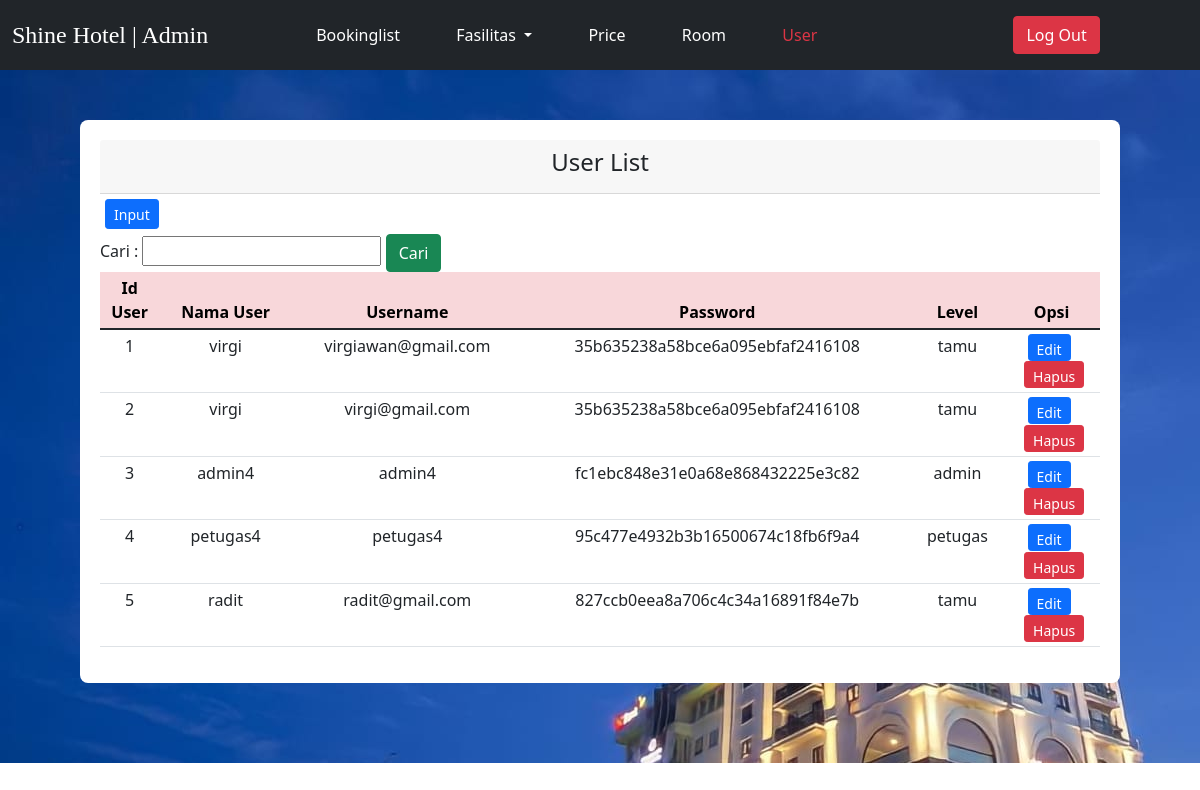
/admin3/user.php (signed in), run on the app's committed database.
### tables this page shows
CREATE TABLE `tb_user` (
  `id_user` int(11) NOT NULL,
  `nama` text NOT NULL,
  `username` varchar(50) NOT NULL,
  `password` varchar(255) NOT NULL,
  `level` enum('admin','petugas','tamu') NOT NULL
);

### admin3/user.php (the view, shortened to what this page needs)
<!DOCTYPE html>
<html>
<head>
	<link href="https://cdn.jsdelivr.net/npm/bootstrap@5.1.3/dist/css/bootstrap.min.css" rel="stylesheet">
</head>
<body>
 <nav class="navbar navbar-expand-lg navbar-dark bg-dark text-center">
  <div class="container-fluid">
	<div class="collapse navbar-collapse" id="navbarSupportedContent">
    <h4 class="text-white text-left" style="margin-right: 100px; padding-top: 8px; font-family: serif;">Shine Hotel | Admin</h4>
      <ul class="navbar-nav me-auto mb-2 mb-lg-0">
        <li class="nav-item">
          <a class="nav-link text-white" aria-current="page" href="bookinglist.php">Bookinglist</a>
        </li>
      </ul>
      <ul class="navbar-nav me-auto mb-2 mb-lg-0">
         <li class="nav-item dropdown">
          <a class="nav-link dropdown-toggle text-white" href="#" id="navbarDropdown" role="button" data-bs-toggle="dropdown" aria-expanded="false active">
            Fasilitas
          </a>
        </li>
      </ul>
      <ul class="navbar-nav me-auto mb-2 mb-lg-0">
        <li class="nav-item">
          <a class="nav-link text-white" aria-current="page" href="price.php">Price</a>
        </li>
      </ul>
      <ul class="navbar-nav me-auto mb-2 mb-lg-0">
        <li class="nav-item">
          <a class="nav-link text-white" aria-current="page" href="room.php">Room</a>
        </li>
      </ul>
      <ul class="navbar-nav me-auto mb-2 mb-lg-0">
        <li class="nav-item">
          <a class="nav-link active text-danger" aria-current="page" href="user.php">User</a>
        </li>
      </ul>
      <ul class="navbar-nav me-auto mb-2 mb-lg-0">
        <li class="nav-item">
          <a class="nav-link" aria-current="page" href="../login/logout.php">
          <button type="button" class="btn btn-danger" style="margin-left: 140px; margin-right: 40px;">Log Out</button>
          </a>
        </li>
      </ul>
    </div>
  </div>
 </nav>
	<div class="col-13" style="padding: 80px; padding-top: 50px !important; background-image: url(gedung.jfif); min-height: 443px !important; height: 100%;">
  <div class="container bg-white" style="padding: 20px; border-radius: 8px;">
		<div class="card-header ">
			<h4 class="card-title text-center">User List</h4>
		</div>
    <form action="input_user.php" method="get">
    <button type="submit" class="btn btn-primary btn-sm" style="margin: 5px; height: 30px;">Input</button>
  </form>
    <form action="user.php" method="get">
    <label>Cari :</label>
      <input type="text" name="cari">
      <input class="btn btn-success" type="submit" value="Cari">
    </form>
	<table class="table table-sm" style="text-align: center;">
  <thead>
    <tr  class="table-danger">
    <th width="15px">Id User</th>
    <th width="100px">Nama User</th>
    <th width="20px">Username</th>
    <th width="30px">Password</th>
    <th width="50px">Level</th>
    <th width="35px">Opsi</th>
    </tr>
  </thead>
  <tbody>
  <?php
    include 'koneksi.php';
    $no = 1;
        if(isset($_GET['cari'])){
          $cari = $_GET['cari'];
    $data = mysqli_query($koneksi,"select * from tb_user where nama like '%".$cari."%'");}
    else{
    $data = mysqli_query($koneksi,"select * from tb_user");}
    while($d = mysqli_fetch_array($data)){
    ?>
      <tr>
        <td><?php echo $no++; ?></td>
        <td><?php echo $d['nama']; ?></td>
        <td><?php echo $d['username']; ?></td>
        <td><?php echo $d['password']; ?></td>
        <td><?php echo $d['level']; ?></td>
        <td>
          <form action="edit_user.php" method="post"><a href="edit_user.php?id=<?php echo $d['id_user']; ?>"><button type="button" class="btn btn-primary btn-sm" style="height: 27px; margin-right: 5px;">Edit</button></a></form>
          <form action="delete_user.php" method="post">
          <a href="delete_user.php?id=<?php echo $d['id_user']; ?>"><button type="button" class="btn btn-danger btn-sm" style="margin-left: 5px;height: 27px; width: 60px;">Hapus</button></a></td>
      </tr>
      <?php
        }
      ?>
    </tbody>
    </table>
    </div>
    </div>
</body>
</html>

### data on the page
tb_user: nama "virgi", username "virgiawan@gmail.com", password "35b635238a58bce6a095ebfaf2416108", level "tamu"
tb_user: nama "virgi", username "virgi@gmail.com", password "35b635238a58bce6a095ebfaf2416108", level "tamu"
tb_user: nama "admin4", username "admin4", password "fc1ebc848e31e0a68e868432225e3c82", level "admin"
tb_user: nama "petugas4", username "petugas4", password "95c477e4932b3b16500674c18fb6f9a4", level "petugas"
tb_user: nama "radit", username "radit@gmail.com", password "827ccb0eea8a706c4c34a16891f84e7b", level "tamu"
